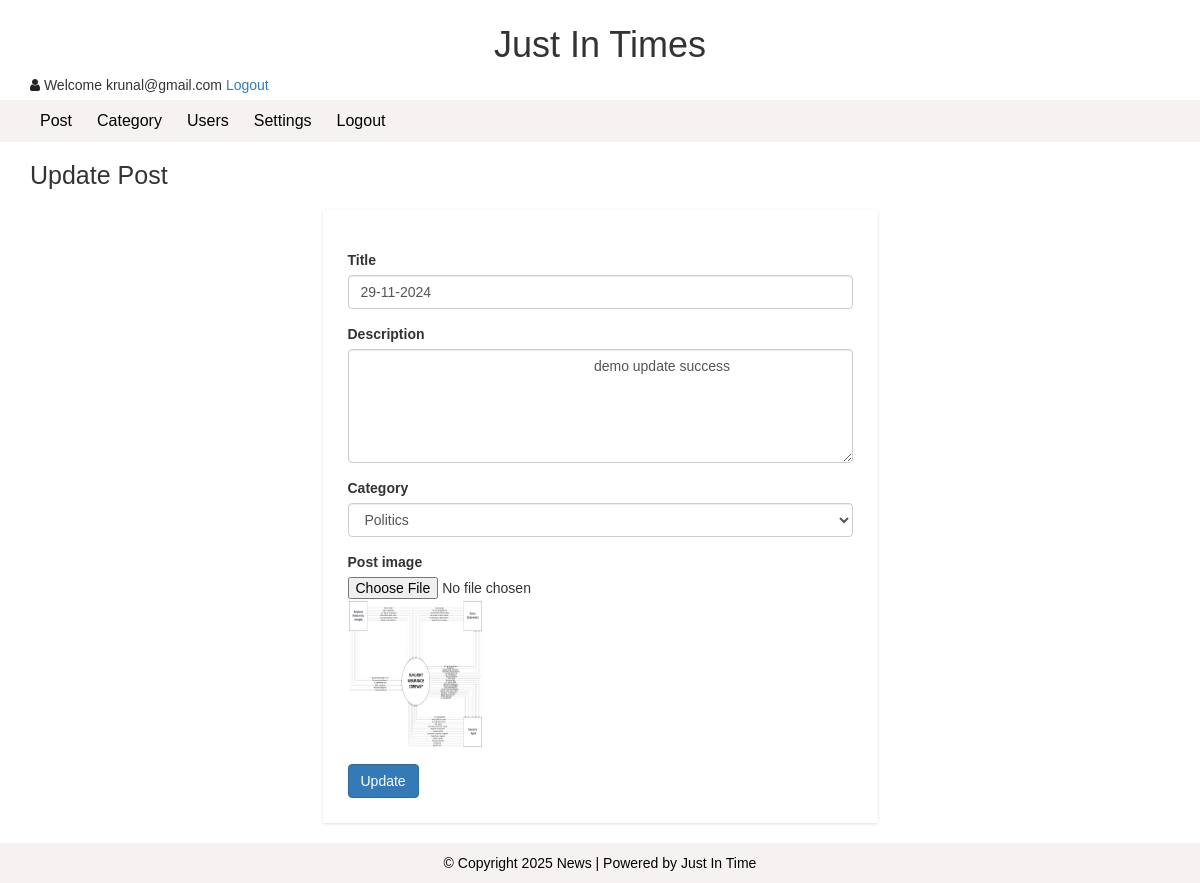
The app's page /admin/update-post.php?id=11 (signed in) with its own data.
### tables this page shows
CREATE TABLE `post` (
  `post_id` int(11) NOT NULL,
  `title` varchar(100) NOT NULL,
  `description` text NOT NULL,
  `category` varchar(100) NOT NULL,
  `post_date` varchar(50) NOT NULL,
  `author` int(11) NOT NULL,
  `post_img` varchar(100) NOT NULL
);

### admin/update-post.php (the view, shortened to what this page needs)
<?php include "header.php";
?>
<div id="admin-content">
  <div class="container">
  <div class="row">
    <div class="col-md-12">
        <h1 class="admin-heading">Update Post</h1>
    </div>
    <div class="col-md-offset-3 col-md-6">
      <?php
        include "config.php";
        $post_id = $_GET['id'];
        $sql = "SELECT post.post_id, post.title, post.description,post.post_img,
        category.category_name, post.category FROM post
        LEFT JOIN category ON post.category = category.category_id
        LEFT JOIN user ON post.author = user.user_id
        WHERE post.post_id = {$post_id}";
        $result = mysqli_query($conn, $sql) or die("Query Failed.");
        if(mysqli_num_rows($result) > 0){
          while($row = mysqli_fetch_assoc($result)) {
      ?>
        <form action="save-update-post.php" method="POST" enctype="multipart/form-data" autocomplete="off">
            <div class="form-group">
                <label for="exampleInputTile">Title</label>
                <input type="text" name="post_title"  class="form-control" id="exampleInputUsername" value="<?php echo $row['title']; ?>">
            </div>
            <div class="form-group">
                <label for="exampleInputPassword1"> Description</label>
                <textarea name="postdesc" class="form-control" required rows="5">
                    <?php echo $row['description']; ?>
                </textarea>
            </div>
            <div class="form-group">
                <label for="exampleInputCategory">Category</label>
                <select class="form-control" name="category">
                  <?php
                    include "config.php";
                    $sql1 = "SELECT * FROM category";
                    $result1 = mysqli_query($conn, $sql1) or die("Query Failed.");
                    if(mysqli_num_rows($result1) > 0){
                      while($row1 = mysqli_fetch_assoc($result1)){
                        if($row['category'] == $row1['category_id']){
                          $selected = "selected";
                        }else{
                          $selected = "";
                        }
                        echo "<option {$selected} value='{$row1['category_id']}'>{$row1['category_name']}</option>";
                      }
                    }
                  ?>
            </div>
            <div class="form-group">
                <label for="">Post image</label>
                <input type="file" name="new-image">
                <img  src="upload/<?php echo $row['post_img']; ?>" height="150px">
            </div>
            <input type="submit" name="submit" class="btn btn-primary" value="Update"/>
        </form>
        <?php
          }
        }else{
          echo "Result Not Found.";
        }
        ?>
      </div>
    </div>
  </div>
</div>
<?php include "footer.php"; ?>

### css/style.css (style rules this page uses)
body { background: #ffffff; font-family: verdana, sans-serif,arial,Helvetica; }
#admin-content { padding: 20px 0; min-height: 550px; }
#admin-content .admin-heading { font-size: 25px; margin: 0 0 20px; }
form { background: #fff; padding: 25px; box-shadow:0 1px 3px rgba(0, 0, 0, 0.13); }
#log,img { width:135px; }

### records on screen
post: post_title "29-11-2024", postdesc "demo update success", post_img (placeholder picture)

### other values on screen
$_SESSION["username"] "krunal@gmail.com"
form field category "Politics"
